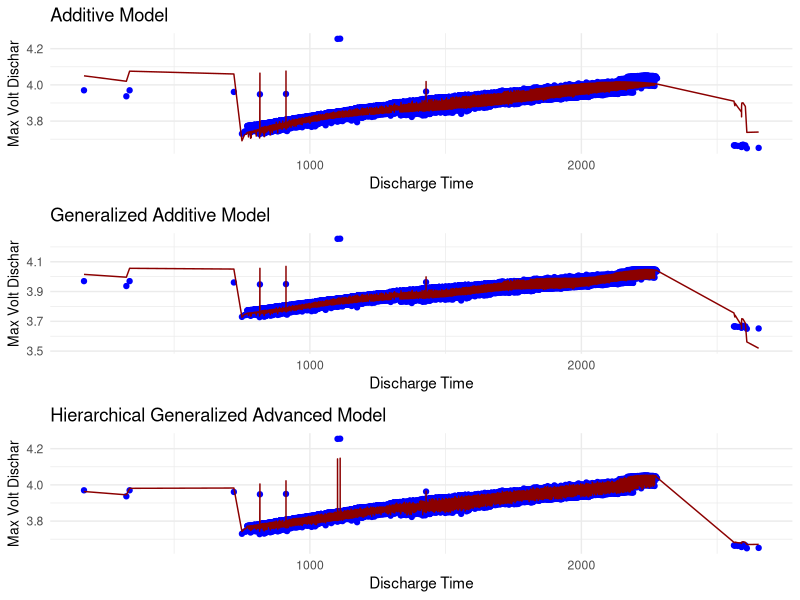

The R source for this figure:
# Load necessary libraries
library(ggplot2)
library(readxl)  # Load the readxl package to use read_excel()
library(dplyr)  # For data manipulation
library(broom)  # For tidying model outputs
library(broom.mixed)  # For tidying mixed models
library(gridExtra)  # For arranging plots
library(lme4)  # For hierarchical models
library(mgcv)  # For Generalized Additive Models

# Read the Excel file
data <- read_excel("Dataset.xlsx")

# Create the dataframe with the specified columns
df <- data.frame(
  Discharge_Time = data[[2]],
  Decrement_3.6_3.4V = data[[3]],
  Max_Voltage_Dischar = data[[4]],
  Min_Voltage_Charg = data[[5]],
  Time_at_4.15V = data[[6]],
  Time_constant_current = data[[7]],
  Charging_time = data[[8]] * 10  # Reduce charging time by a factor of 10
)

# Filter the dataframe to include only rows where Max Voltage Discharge is >= 3.5V
df_filtered <- df %>% filter(Max_Voltage_Dischar >= 3.5)

# Fit models
linear_model <- lm(Max_Voltage_Dischar ~ Discharge_Time + Decrement_3.6_3.4V, data = df_filtered)
glm_model <- glm(Max_Voltage_Dischar ~ Discharge_Time + Decrement_3.6_3.4V, data = df_filtered, family = gaussian())
glmer_model <- lmer(Max_Voltage_Dischar ~ Discharge_Time + Decrement_3.6_3.4V + (1 | Discharge_Time), data = df_filtered)
additive_model <- lm(Max_Voltage_Dischar ~ poly(Discharge_Time, 2) + poly(Decrement_3.6_3.4V, 2), data = df_filtered)
gam_model <- gam(Max_Voltage_Dischar ~ s(Discharge_Time) + s(Decrement_3.6_3.4V), data = df_filtered)

# Hierarchical Generalized Advanced Model
# Assuming a more complex structure, you might want to include random slopes or additional random effects
# Here is an example of a more complex hierarchical model
hglm_model <- lmer(Max_Voltage_Dischar ~ Discharge_Time + Decrement_3.6_3.4V + (Discharge_Time | Decrement_3.6_3.4V), data = df_filtered)

# Function to calculate WAIC
calculate_waic <- function(model) {
  log_likelihood <- logLik(model)
  n <- length(residuals(model))
  k <- length(coef(model))
  waic <- -2 * (log_likelihood - k)
  return(waic)
}

# Create a summary table for the models
model_summaries <- data.frame(
  Model = c("Linear", "GLM", "Hierarchical", "Additive", "GAM", "Hierarchical Advanced"),
  AIC = c(AIC(linear_model), AIC(glm_model), AIC(glmer_model), AIC(additive_model), AIC(gam_model), AIC(hglm_model)),
  BIC = c(BIC(linear_model), BIC(glm_model), BIC(glmer_model), BIC(additive_model), BIC(gam_model), BIC(hglm_model)),
  WAIC = c(calculate_waic(linear_model), calculate_waic(glm_model), calculate_waic(glmer_model), calculate_waic(additive_model), calculate_waic(gam_model), calculate_waic(hglm_model))
)

# Display the model summaries
print(model_summaries)

# Create a coefficients table
coefficients_table <- bind_rows(
  tidy(linear_model) %>% mutate(Model = "Linear"),
  tidy(glm_model) %>% mutate(Model = "GLM"),
  tidy(glmer_model, effects = "fixed") %>% mutate(Model = "Hierarchical"),
  tidy(additive_model) %>% mutate(Model = "Additive"),
  tidy(gam_model) %>% mutate(Model = "GAM"),
  tidy(hglm_model, effects = "fixed") %>% mutate(Model = "Hierarchical Advanced")
)

# Display the coefficients table
print(coefficients_table)

# Calculate summary statistics for predictions
summary_stats <- function(model, model_name) {
  predictions <- predict(model)
  stats <- data.frame(
    Model = model_name,
    Min = min(predictions),
    Q1 = quantile(predictions, 0.25),
    Median = median(predictions),
    Q3 = quantile(predictions, 0.75),
    Max = max(predictions)
  )
  return(stats)
}

# Calculate summary statistics for each model
summary_statistics <- bind_rows(
  summary_stats(linear_model, "Linear"),
  summary_stats(glm_model, "GLM"),
  summary_stats(glmer_model, "Hierarchical"),
  summary_stats(additive_model, "Additive"),
  summary_stats(gam_model, "GAM"),
  summary_stats(hglm_model, "Hierarchical Advanced")
)

# Display the summary statistics
print(summary_statistics)

# Create plots for each model

# Linear Model Plot
plot_linear <- ggplot(df_filtered, aes(x = Discharge_Time, y = Max_Voltage_Dischar)) +
  geom_point(color = "blue") +
  geom_smooth(method = "lm", color = "darkred") +
  labs(title = "Linear Model", x = "Discharge Time", y = "Max Volt Dischar") +
  theme_minimal() +
  theme(axis.title.y = element_text(size = 10))  # Adjust y-axis title size

# GLM Plot
plot_glm <- ggplot(df_filtered, aes(x = Discharge_Time, y = Max_Voltage_Dischar)) +
  geom_point(color = "blue") +
  geom_smooth(method = "glm", method.args = list(family = gaussian()), color = "darkred") +
  labs(title = "Generalized Linear Model", x = "Discharge Time", y = "Max Volt Dischar") +
  theme_minimal() +
  theme(axis.title.y = element_text(size = 10))  # Adjust y-axis title size

# Hierarchical Model Plot
df_filtered$Predicted_GLMM <- predict(glmer_model)
plot_glmer <- ggplot(df_filtered, aes(x = Discharge_Time, y = Predicted_GLMM)) +
  geom_point(aes(y = Max_Voltage_Dischar), color = "blue") +
  geom_line(color = "darkred") +
  labs(title = "Hierarchical Generalized Linear Model", x = "Discharge Time", y = "Max Volt Dischar") +
  theme_minimal() +
  theme(axis.title.y = element_text(size = 10))  # Adjust y-axis title size

# Additive Model Plot
df_filtered$Predicted_Additive <- predict(additive_model)
plot_additive <- ggplot(df_filtered, aes(x = Discharge_Time, y = Predicted_Additive)) +
  geom_point(aes(y = Max_Voltage_Dischar), color = "blue") +
  geom_line(color = "darkred") +
  labs(title = "Additive Model", x = "Discharge Time", y = "Max Volt Dischar") +
  theme_minimal() +
  theme(axis.title.y = element_text(size = 10))  # Adjust y-axis title size

# GAM Plot
df_filtered$Predicted_GAM <- predict(gam_model)
plot_gam <- ggplot(df_filtered, aes(x = Discharge_Time, y = Predicted_GAM)) +
  geom_point(aes(y = Max_Voltage_Dischar), color = "blue") +
  geom_line(color = "darkred") +
  labs(title = "Generalized Additive Model", x = "Discharge Time", y = "Max Volt Dischar") +
  theme_minimal() +
  theme(axis.title.y = element_text(size = 10))  # Adjust y-axis title size

# Hierarchical Advanced Model Plot
df_filtered$Predicted_HGLM <- predict(hglm_model)
plot_hgam <- ggplot(df_filtered, aes(x = Discharge_Time, y = Predicted_HGLM)) +
  geom_point(aes(y = Max_Voltage_Dischar), color = "blue") +
  geom_line(color = "darkred") +
  labs(title = "Hierarchical Generalized Advanced Model", x = "Discharge Time", y = "Max Volt Dischar") +
  theme_minimal() +
  theme(axis.title.y = element_text(size = 10))  # Adjust y-axis title size

# Arrange plots in a grid with six rows
grid.arrange(plot_additive, plot_gam, plot_hgam, nrow = 3)
